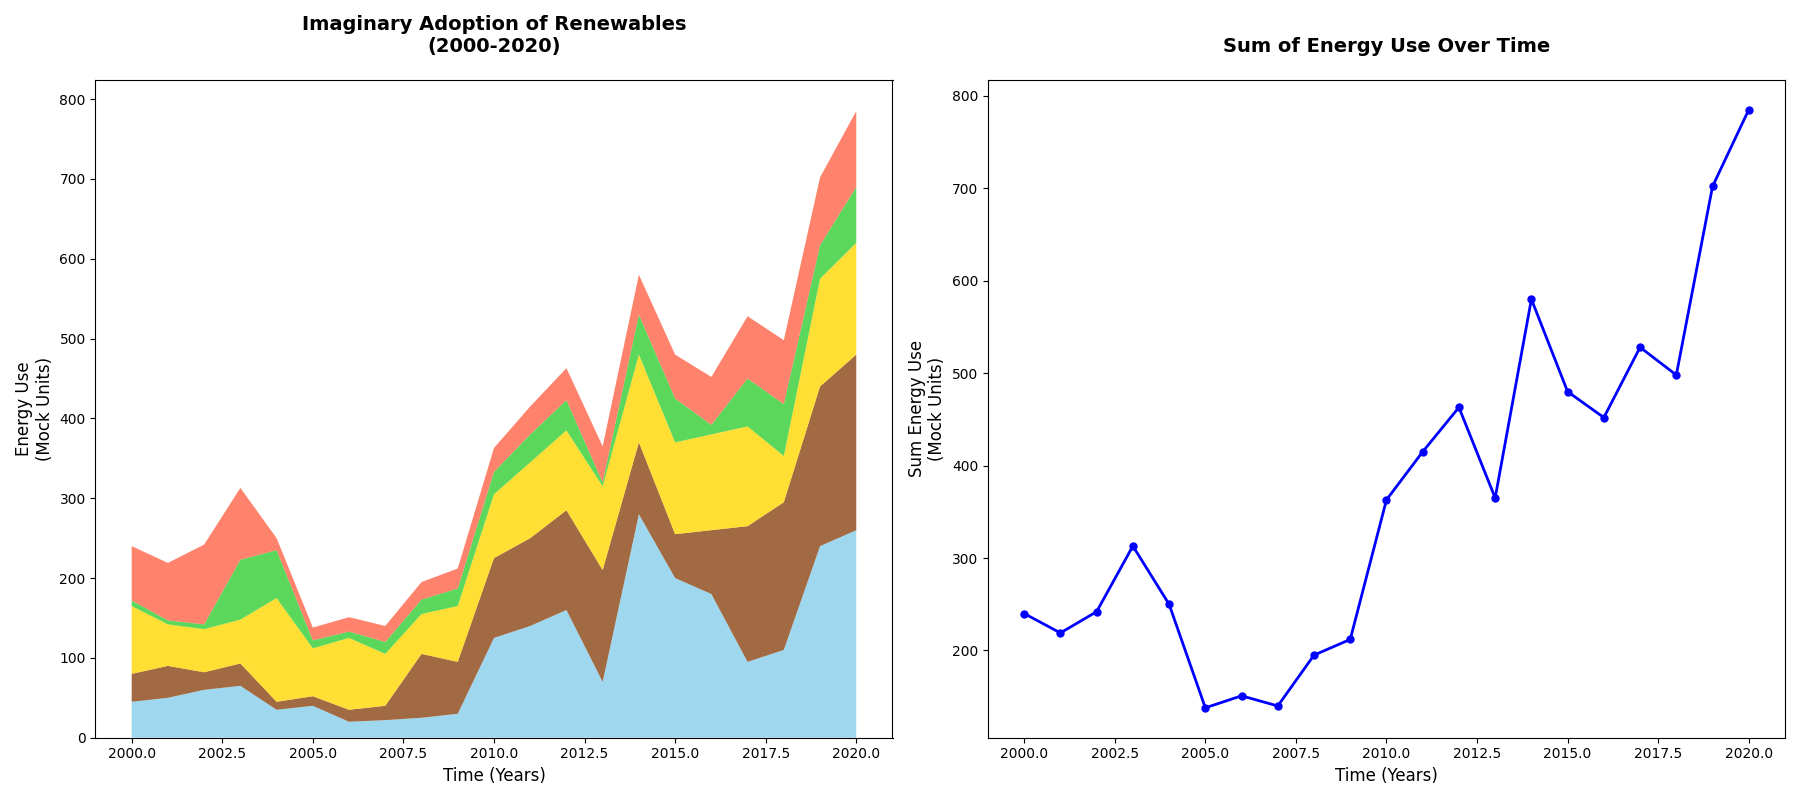

Reproduce this figure in Python.
import matplotlib.pyplot as plt
import numpy as np

years = np.arange(2000, 2021)

region_data = {
    'Sunny': np.array([45, 50, 60, 65, 35, 40, 20, 22, 25, 30, 125, 140, 160, 70, 280, 200, 180, 95, 110, 240, 260]),
    'Breezy': np.array([35, 40, 22, 28, 10, 12, 15, 18, 80, 65, 100, 110, 125, 140, 90, 55, 80, 170, 185, 200, 220]),
    'Rivers': np.array([85, 52, 54, 55, 130, 60, 90, 65, 50, 70, 80, 95, 100, 105, 110, 115, 120, 125, 58, 135, 140]),
    'Earth Heat': np.array([7, 5, 6, 75, 60, 10, 8, 15, 18, 22, 28, 35, 38, 5, 50, 55, 12, 60, 65, 42, 70]),
    'Forest': np.array([68, 72, 100, 90, 15, 16, 18, 20, 22, 25, 30, 35, 40, 45, 50, 55, 60, 78, 80, 85, 95])
}

total_energy = sum(region_data.values())

fig, axes = plt.subplots(1, 2, figsize=(18, 8))

axes[0].stackplot(years, region_data.values(),
                  colors=['#87CEEB', '#8B4513', '#FFD700', '#32CD32', '#FF6347'], alpha=0.8)
axes[0].set_title('Imaginary Adoption of Renewables\n(2000-2020)', fontsize=14, fontweight='bold', pad=20)
axes[0].set_xlabel('Time (Years)', fontsize=12)
axes[0].set_ylabel('Energy Use\n(Mock Units)', fontsize=12)

axes[1].plot(years, total_energy, marker='o', color='b', linestyle='-', linewidth=2, markersize=5)
axes[1].set_title('Sum of Energy Use Over Time', fontsize=14, fontweight='bold', pad=20)
axes[1].set_xlabel('Time (Years)', fontsize=12)
axes[1].set_ylabel('Sum Energy Use\n(Mock Units)', fontsize=12)

plt.tight_layout()
plt.show()
